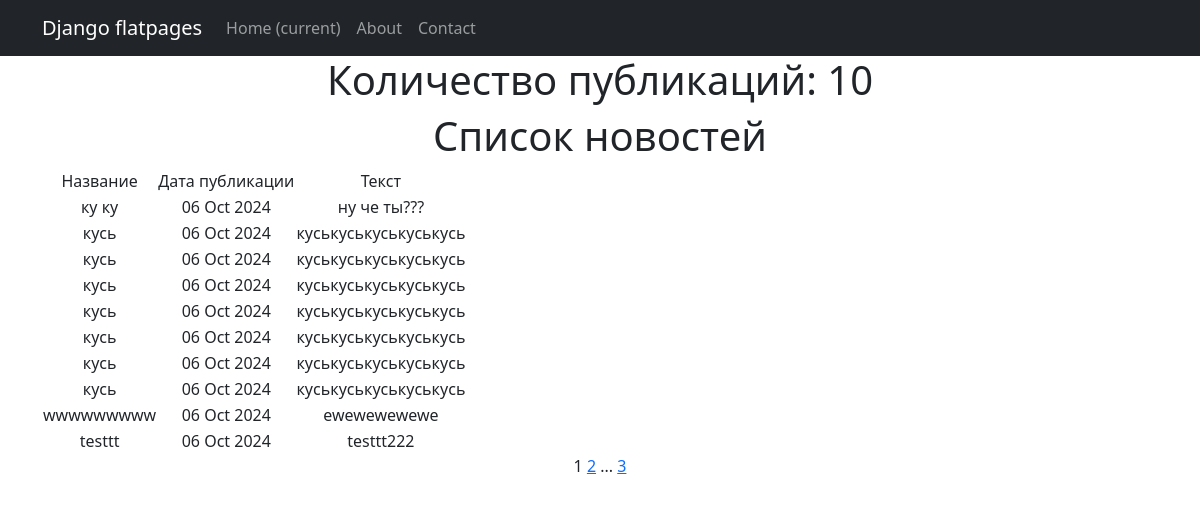
Page /post/ on the earlier database version.
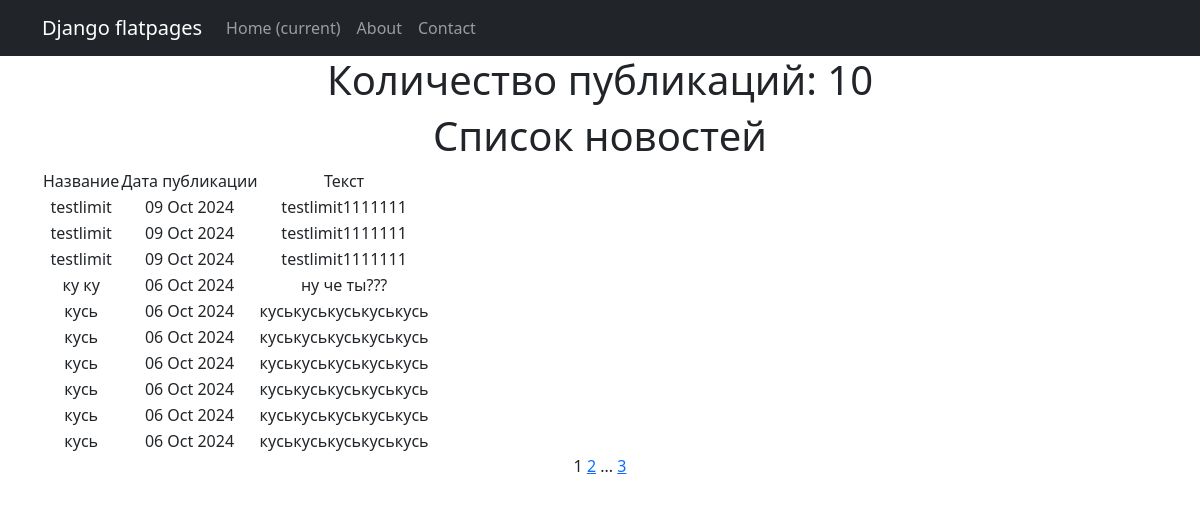
Same page on the later database version.
### news/models.py (models this page shows, shortened)
class Post(models.Model):
    article = 'AR'
    news = 'NE'
    POSITIONS = [
        (article, 'Статья'),
        (news, 'Новость')
    ]
    author = models.ForeignKey(Author, on_delete=models.CASCADE)
    post_type = models.CharField(max_length=2, choices=POSITIONS, default=news)
    time_post = models.DateTimeField(auto_now_add=True)
    category = models.ManyToManyField(Category, through='PostCategory')
    title = models.CharField(max_length=255)
    text = models.TextField()
    rating = models.IntegerField(default=0)

### news/views.py (the view)
# urls.py: path('', PostsList.as_view(), name='post_list'),
class PostsList(ListView):
    model = Post
    ordering = '-time_post'
    context_object_name = 'posts'
    paginate_by = 10
    def get_queryset(self):
        queryset = super().get_queryset()
        self.filterset = PostFilter(self.request.GET, queryset)
        return self.filterset.qs
    def get_context_data(self, **kwargs):
        context = super().get_context_data(**kwargs)
        context['filterset'] = self.filterset
        return context
    def get_template_names(self):
        if self.request.path == '/post/search/':
            return 'flatpages/post_search.html'
        return 'flatpages/posts.html'

### templates/flatpages/posts.html (shortened to what this page needs)
{% extends 'flatpages/default.html' %}
{% load custom_filters %}
{% block content %}
    <h1>Количество публикаций: {{ posts|length }} </h1>
    <h1>Список новостей</h1>
        {% if posts %}
        <table>
            <tr>
                <td>Название</td>
                <td>Дата публикации</td>
                <td>Текст</td>
            </tr>
            {% for post in posts %}
            <tr>
                <td>{{ post.title }}</td>
                <td>{{ post.time_post|date:'d M Y' }}</td>
                <td>{{ post.text|truncatechars:20 }}</td>
            </tr>
            {% endfor %}
        </table>
        {% else %}
        <h2>Новостей нет! =( </h2>
        {% endif %}
   {{ page_obj.number }}
   {% if page_obj.has_next %}
       <a href="?page={{ page_obj.next_page_number }}">{{ page_obj.next_page_number }}</a>
       {% if paginator.num_pages != page_obj.next_page_number %}
           ...
           <a href="?page={{ page_obj.paginator.num_pages }}">{{ page_obj.paginator.num_pages }}</a>
       {% endif %}
   {% endif %}
{% endblock content %}

Differences in the rows shown:
no longer on this page (row unchanged): Post: title "кусь", time_post "06 Oct 2024", text "куськуськуськуськусь"
no longer on this page (row unchanged): Post: title "wwwwwwwww", time_post "06 Oct 2024", text "ewewewewewe"
no longer on this page (row unchanged): Post: title "testtt", time_post "06 Oct 2024", text "testtt222"
added Post: title "testlimit", time_post "09 Oct 2024", text "testlimit1111111"
added Post: title "testlimit", time_post "09 Oct 2024", text "testlimit1111111"
added Post: title "testlimit", time_post "09 Oct 2024", text "testlimit1111111"
